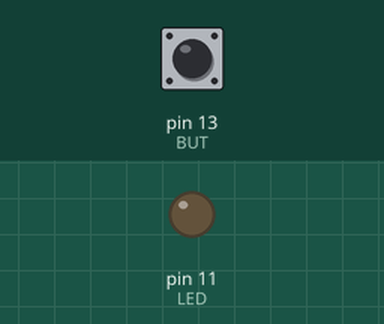
Bench run of a sketch on a simulated Arduino Uno, built with avr-gcc and run on an emulated ATmega328P. Parts: output pins drawn as LEDs (lit = HIGH). The test bench sets the inputs (shaded band); at power-on: pin 13 (BUT) LOW. What the sketch prints to the serial monitor is not drawn.

Above: at 1.2 s.
1.3 s: pin 13 (BUT) pulled HIGH for 0.15 s
At 1.38 s:
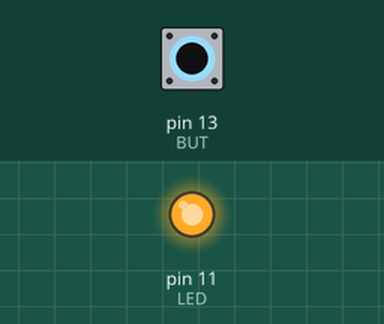
2.9 s: pin 13 (BUT) pulled HIGH for 3.2 s
At 7.1 s:
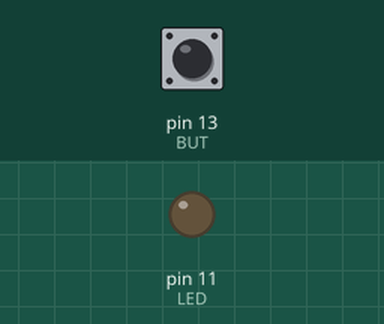
Timing chart, 0 to 8.6 s (numbered marks = the images above; inputs shaded):
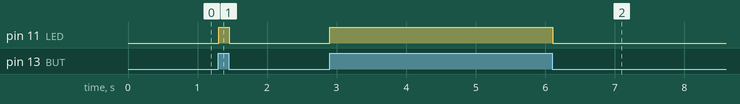

The sketch:

button_click.ino
```cpp
const int LED = 11;
const int BUT = 13;

int BUT_VAL = 0;
void setup() {
  // put your setup code here, to run once:
  pinMode(LED, OUTPUT);
  pinMode(BUT, INPUT);
  Serial.begin(9600);

}

void loop() {
  millis();
    Serial.println(millis());

  // put your main code here, to run repeatedly:
  BUT_VAL = digitalRead(BUT);
  digitalWrite(LED, BUT_VAL);
  Serial.println(BUT_VAL);
}
```

Measured:
- after the input at 1.3 s, pin 11 (LED): LOW → HIGH at once, → LOW 0.15 s later
- after the input at 2.9 s, pin 11 (LED): LOW → HIGH at once, → LOW 3.2 s later
